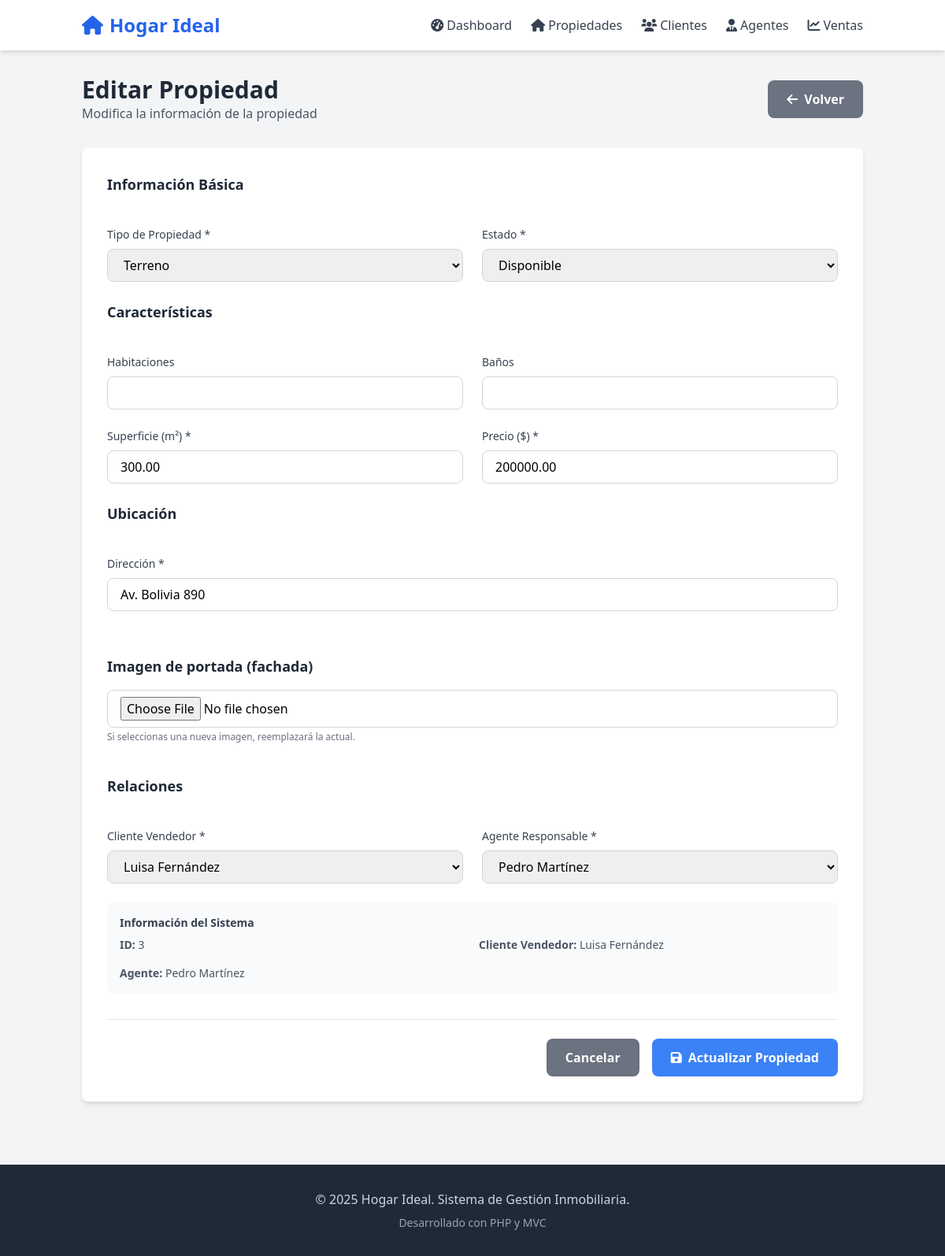
Page /index.php?controller=propiedad&action=edit&id=3 on the earlier database version.
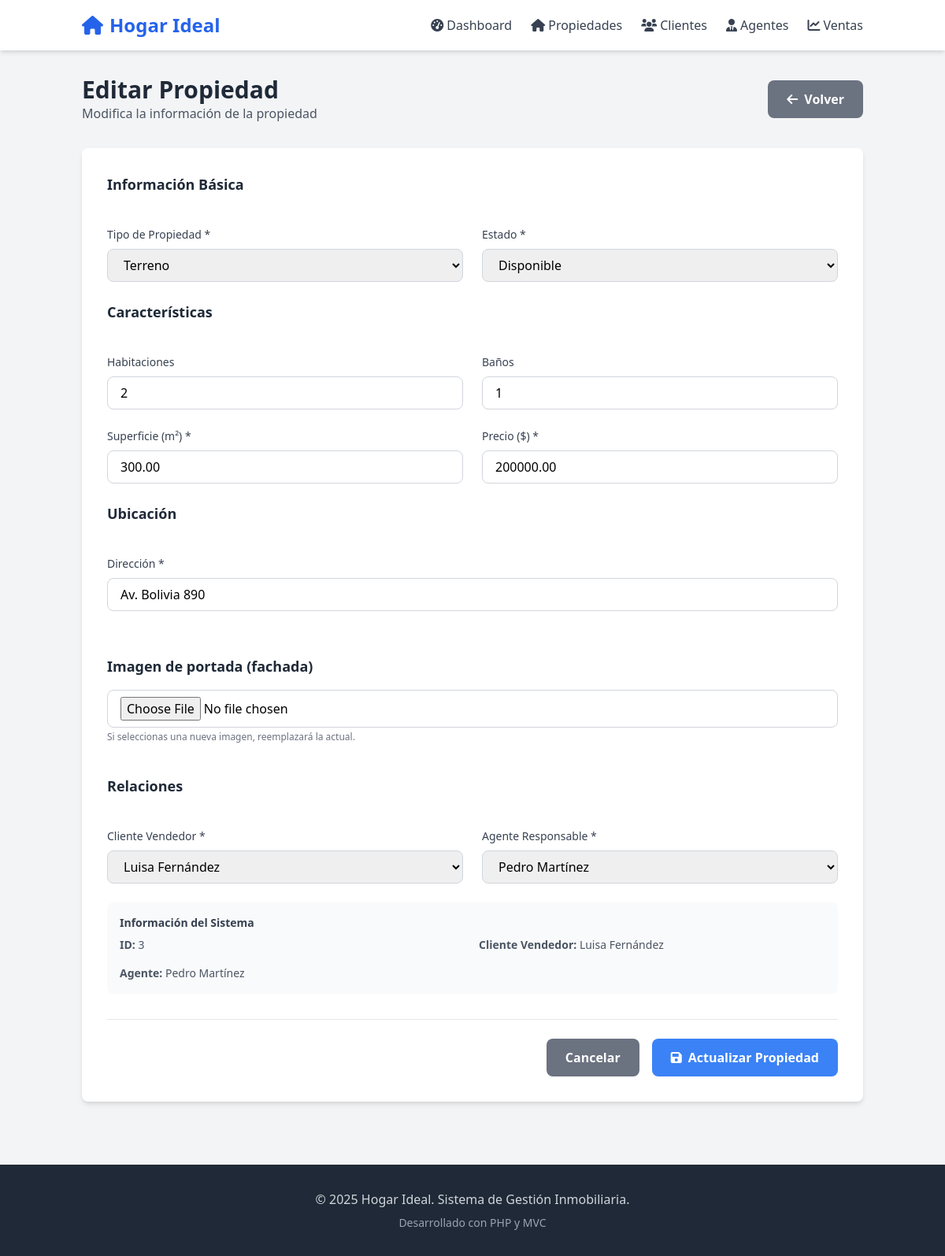
Same page on the later database version.
### tables this page shows
CREATE TABLE `propiedad` (
  `id_propiedad` int NOT NULL,
  `tipo` enum('casa','apartamento','terreno','local') NOT NULL,
  `direccion` varchar(200) NOT NULL,
  `habitaciones` int DEFAULT NULL,
  `banos` int DEFAULT NULL,
  `superficie` decimal(10,2) NOT NULL,
  `precio` decimal(12,2) NOT NULL,
  `portada` varchar(255) DEFAULT NULL,
  `estado` enum('disponible','vendida') DEFAULT 'disponible',
  `id_cliente_vendedor` int NOT NULL,
  `id_agente` int NOT NULL
);

CREATE TABLE `cliente` (
  `id_cliente` int NOT NULL,
  `nombre_completo` varchar(100) NOT NULL,
  `direccion` varchar(200) NOT NULL,
  `telefono` varchar(20) NOT NULL,
  `email` varchar(100) DEFAULT NULL,
  `tipo` enum('Comprador','Vendedor','Ambos') NOT NULL
);

CREATE TABLE `agente` (
  `id_agente` int NOT NULL,
  `nombre_completo` varchar(100) NOT NULL,
  `telefono` varchar(20) NOT NULL,
  `email` varchar(100) DEFAULT NULL,
  `zona_asignada` varchar(50) NOT NULL,
  `activo` tinyint(1) DEFAULT '1'
);

### controllers/PropiedadController.php (called while the page is built, shortened)
<?php
require_once 'models/Propiedad.php';
class PropiedadController {
    private $propiedadModel;
    public function __construct() {
        $this->propiedadModel = new Propiedad();
    }
    public function edit($id) {
        $propiedad = $this->propiedadModel->getById($id);
        $agentes = $this->propiedadModel->getAgentes();
        $clientesVendedores = $this->propiedadModel->getClientesVendedores();
        include 'views/propiedades/edit.php';
    }
}
?>

### models/Propiedad.php (called while the page is built, shortened)
<?php
require_once 'config/database.php';
class Propiedad {
    private $pdo;
    public function __construct() {
        global $pdo;
        $this->pdo = $pdo;
    }
    public function getById($id) {
        $stmt = $this->pdo->prepare("SELECT p.*, c.nombre_completo as cliente_vendedor, a.nombre_completo as agente_nombre
        FROM propiedad p
        LEFT JOIN cliente c ON p.id_cliente_vendedor = c.id_cliente
        LEFT JOIN agente a ON p.id_agente = a.id_agente
        WHERE p.id_propiedad = ?");
        $stmt->execute([$id]);
        return $stmt->fetch(PDO::FETCH_ASSOC);
    }
    public function getAgentes() {
        $stmt = $this->pdo->query("SELECT id_agente, nombre_completo FROM agente ORDER BY nombre_completo");
        return $stmt->fetchAll(PDO::FETCH_ASSOC);
    }
    public function getClientesVendedores() {
        $stmt = $this->pdo->query("SELECT id_cliente, nombre_completo FROM cliente WHERE tipo IN ('Vendedor', 'Ambos') ORDER BY nombre_completo");
        return $stmt->fetchAll(PDO::FETCH_ASSOC);
    }
}
?>

### includes/functions.php (called while the page is built, shortened)
<?php
function url($controller, $action = 'index', $id = null) {
    $url = "index.php?controller={$controller}&action={$action}";
    if ($id !== null) {
        $url .= "&id={$id}";
    }
    return $url;
}
?>

### views/propiedades/edit.php (the view, shortened to what the changed rows need)
<div class="container mx-auto px-4 py-8">
    <div class="flex justify-between items-center mb-8">
        <div>
            <h1 class="text-3xl font-bold text-gray-800">Editar Propiedad</h1>
        </div>
    </div>
    <div class="bg-white rounded-lg shadow-md p-8">
        <form method="POST" action="<?= url('propiedad', 'update', $propiedad['id_propiedad']) ?>" enctype="multipart/form-data">
            <div class="grid grid-cols-1 md:grid-cols-2 gap-6">
                <div>
                    <label for="tipo" class="block text-sm font-medium text-gray-700 mb-2">Tipo de Propiedad *</label>
                    <select id="tipo" name="tipo" required
                            class="w-full border border-gray-300 rounded-lg px-4 py-2 focus:outline-none focus:ring-2 focus:ring-blue-500">
                        <option value="terreno" <?php echo $propiedad['tipo'] === 'terreno' ? 'selected' : ''; ?>>Terreno</option>
                    </select>
                </div>
                <div>
                    <label for="estado" class="block text-sm font-medium text-gray-700 mb-2">Estado *</label>
                    <select id="estado" name="estado" required
                            class="w-full border border-gray-300 rounded-lg px-4 py-2 focus:outline-none focus:ring-2 focus:ring-blue-500">
                        <option value="disponible" <?php echo $propiedad['estado'] === 'disponible' ? 'selected' : ''; ?>>Disponible</option>
                    </select>
                </div>
                <div>
                    <label for="habitaciones" class="block text-sm font-medium text-gray-700 mb-2">Habitaciones</label>
                    <input type="number" id="habitaciones" name="habitaciones" min="0"
                        value="<?php echo $propiedad['habitaciones']; ?>"
                        class="w-full border border-gray-300 rounded-lg px-4 py-2 focus:outline-none focus:ring-2 focus:ring-blue-500">
                </div>
                <div>
                    <label for="banos" class="block text-sm font-medium text-gray-700 mb-2">Baños</label>
                    <input type="number" id="banos" name="banos" min="0"
                        value="<?php echo $propiedad['banos']; ?>"
                        class="w-full border border-gray-300 rounded-lg px-4 py-2 focus:outline-none focus:ring-2 focus:ring-blue-500">
                </div>
                <div>
                    <label for="superficie" class="block text-sm font-medium text-gray-700 mb-2">Superficie (m²) *</label>
                    <input type="number" id="superficie" name="superficie" min="0" step="0.01" required
                        value="<?php echo $propiedad['superficie']; ?>"
                        class="w-full border border-gray-300 rounded-lg px-4 py-2 focus:outline-none focus:ring-2 focus:ring-blue-500"
                        placeholder="0.00">
                </div>
                <div>
                    <label for="precio" class="block text-sm font-medium text-gray-700 mb-2">Precio ($) *</label>
                    <input type="number" id="precio" name="precio" min="0" step="0.01" required
                        value="<?php echo $propiedad['precio']; ?>"
                        class="w-full border border-gray-300 rounded-lg px-4 py-2 focus:outline-none focus:ring-2 focus:ring-blue-500"
                        placeholder="0.00">
                </div>
                <div class="md:col-span-2">
                    <label for="direccion" class="block text-sm font-medium text-gray-700 mb-2">Dirección *</label>
                    <input type="text" id="direccion" name="direccion" required
                        value="<?php echo htmlspecialchars($propiedad['direccion']); ?>"
                        class="w-full border border-gray-300 rounded-lg px-4 py-2 focus:outline-none focus:ring-2 focus:ring-blue-500"
                        placeholder="Calle, número, colonia">
                </div>
                <div>
                    <label for="id_cliente_vendedor" class="block text-sm font-medium text-gray-700 mb-2">Cliente Vendedor *</label>
                    <select id="id_cliente_vendedor" name="id_cliente_vendedor" required
                            class="w-full border border-gray-300 rounded-lg px-4 py-2 focus:outline-none focus:ring-2 focus:ring-blue-500">
                        <?php foreach ($clientesVendedores as $cliente): ?>
                            <option value="<?php echo $cliente['id_cliente']; ?>"
                                    <?php echo $propiedad['id_cliente_vendedor'] == $cliente['id_cliente'] ? 'selected' : ''; ?>>
                                <?php echo htmlspecialchars($cliente['nombre_completo']); ?>
                            </option>
                        <?php endforeach; ?>
                    </select>
                </div>
                <div>
                    <label for="id_agente" class="block text-sm font-medium text-gray-700 mb-2">Agente Responsable *</label>
                    <select id="id_agente" name="id_agente" required
                            class="w-full border border-gray-300 rounded-lg px-4 py-2 focus:outline-none focus:ring-2 focus:ring-blue-500">
                        <?php foreach ($agentes as $agente): ?>
                            <option value="<?php echo $agente['id_agente']; ?>"
                                    <?php echo $propiedad['id_agente'] == $agente['id_agente'] ? 'selected' : ''; ?>>
                                <?php echo htmlspecialchars($agente['nombre_completo']); ?>
                            </option>
                        <?php endforeach; ?>
                    </select>
                </div>
            </div>
            <div class="mt-6 p-4 bg-gray-50 rounded-lg">
                <div class="grid grid-cols-1 md:grid-cols-2 gap-4 text-sm text-gray-600">
                    <div>
                        <strong>ID:</strong> <?php echo $propiedad['id_propiedad']; ?>
                    </div>
                    <div>
                        <strong>Cliente Vendedor:</strong> <?php echo htmlspecialchars($propiedad['cliente_vendedor'] ?? 'N/A'); ?>
                    </div>
                    <div>
                        <strong>Agente:</strong> <?php echo htmlspecialchars($propiedad['agente_nombre'] ?? 'N/A'); ?>
                    </div>
                </div>
            </div>
        </form>
    </div>
</div>
<?php
include 'views/layouts/main.php';
?>

Differences in the rows shown:
changed propiedad "Terreno": habitaciones (not shown) → "2"; banos (not shown) → "1"
